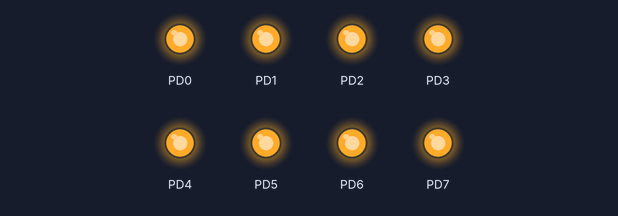
Simulated run of this program. Board: ATmega328P, built with avr-gcc and emulated at 1 MHz. On the bench: output pins drawn as LEDs (lit = HIGH). At 0.0 s the program stops and its outputs stay as they are.

Above: at 0.1 s.
Timing chart, 0 to 1.5 s (numbered marks = the images above):
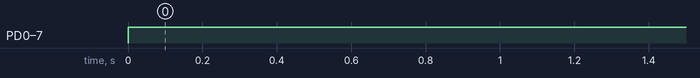

The program:

main.c
```c
/*
 * Atmega328p_SPI_Slave.c
 *
 * Created: 2/18/19 11:12:18 PM
 * Author : Ahmed El-Torky
 */

#define F_CPU 1000000ul
#include <avr/io.h>
#include <avr/interrupt.h>

#define SS DDB2
#define MOSI DDB3
#define MISO DDB4
#define SCK DDB5


int main(void)
{
	DDRD = 0xFF; // set port D as output
	// SPI initialization
	DDRB |= (1 << MISO); // Set MISO output, all others input
	SPCR |= (1 << SPE); // Enable SPI
	SPCR |= (1 << SPIE); // Enable SPI interrupt
	sei(); // set global interrupt

	PORTD = 0xFF;

    while (1)
    {
    }
}

ISR (SPI_STC_vect){
	PORTD = ~SPDR; // set port D as SPI data Register
}
```

Measured:
- by itself, PD0–7: LOW → HIGH at 0.00 s
